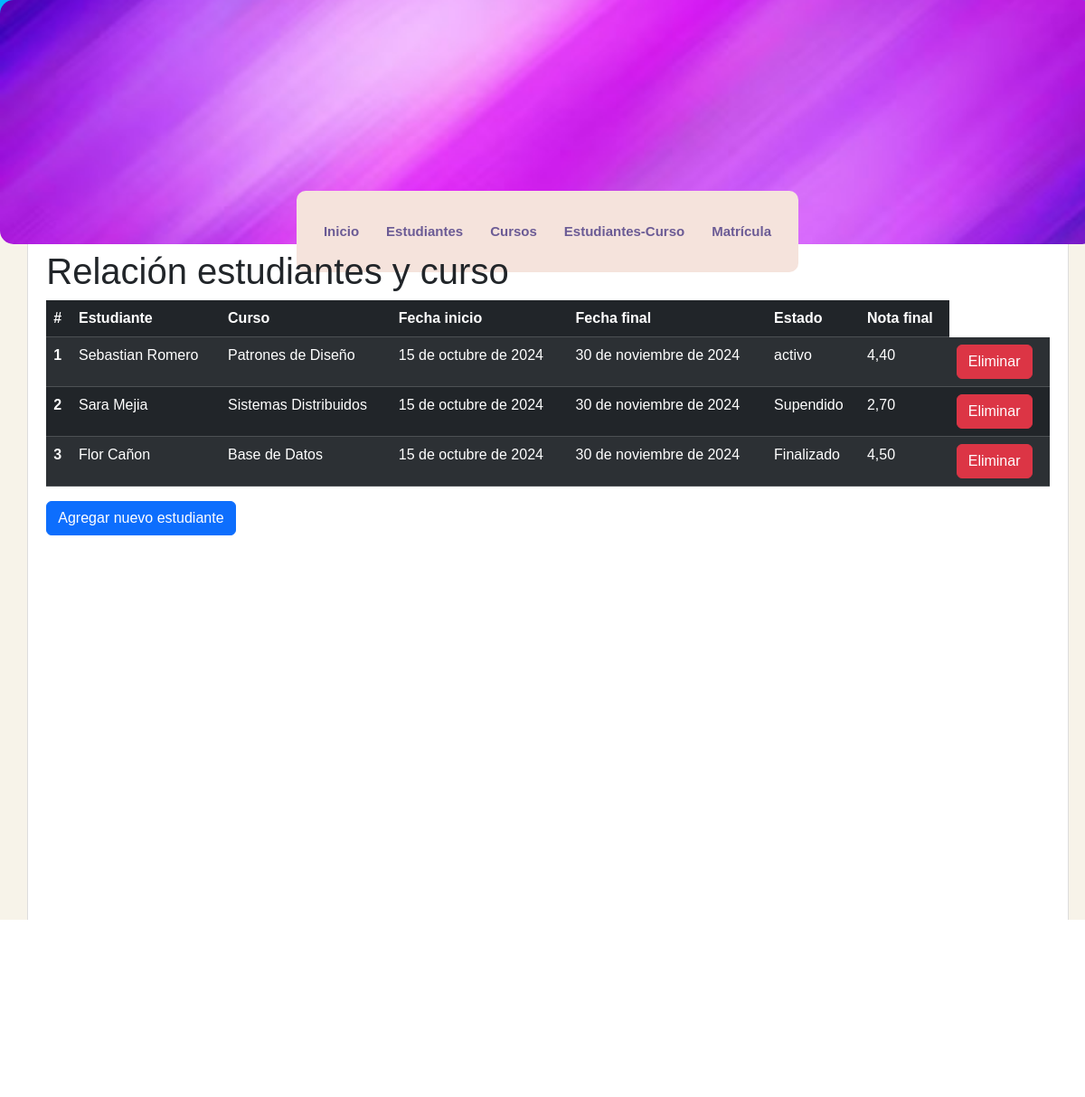
The app's page /estudiantes-curso/ with its own data.
### estudiante_curso/models.py (models this page shows, shortened)
class EstudianteCurso(models.Model):
    estudiante = models.ForeignKey(Persona, on_delete=models.CASCADE, related_name='cursos')
    curso = models.ForeignKey(curso, on_delete=models.CASCADE)
    fechaInicio = models.DateField()
    fechaFinal = models.DateField()
    estado = models.CharField(max_length=100)
    notaFinal = models.DecimalField(max_digits=3, decimal_places=2)
    class Meta:
        db_table = 'Estudiantes_Cursos'

### persona/models.py (models this page shows, shortened)
class Persona(models.Model):
    nombre = models.CharField(max_length=100)
    apellidos = models.CharField(max_length=100)
    dni = models.CharField(max_length=10, unique=True)  # dni unico
    telefono = models.CharField(max_length=10)
    email = models.EmailField()
    fecha_nacimiento = models.DateField()
    rol = models.CharField(max_length=20)
    created_at = models.DateTimeField(auto_now_add=True)
    class Meta:
        db_table = 'persona'

### estudiante_curso/views.py (the view)
# urls.py: path('estudiantes-curso/', Estudiante_Curso, name='lista-estudiantes-cursos'),
def Estudiante_Curso(request):
    estudianteCurso = EstudianteCurso.objects.all()  # Obtener todos los objetos EstudianteCurso
    return render(request, 'lista_est_cur.html', {
        'title': 'Relación estudiantes y curso',
        'estudiantes_cursos': estudianteCurso,
    })

### estudiante_curso/templates/lista_est_cur.html
{% extends "index.html" %}
{% block content %}
    <h1>{{ title }}</h1>
    <table class="table table-dark table-striped">
        <thead>
            <tr>
                <th scope="col">#</th>
                <th scope="col">Estudiante</th>
                <th scope="col">Curso</th>
                <th scope="col">Fecha inicio</th>
                <th scope="col">Fecha final</th>
                <th scope="col">Estado</th>
                <th scope="col">Nota final</th>
            </tr>
        </thead>
        <tbody>
            {% for estudiante_curso in estudiantes_cursos %}
            <tr>
                <th scope="row">{{ forloop.counter }}</th>
                <td>{{ estudiante_curso.estudiante.nombre }} {{ estudiante_curso.estudiante.apellidos }}</td>
                <td>{{ estudiante_curso.curso.nombre }}</td>
                <td>{{ estudiante_curso.fechaInicio }}</td>
                <td>{{ estudiante_curso.fechaFinal }}</td>
                <td>{{ estudiante_curso.estado }}</td>
                <td>{{ estudiante_curso.notaFinal }}</td>
                <td>
                    <a href="{% url 'eliminar-estudiante-curso' estudiante_curso.id %}" class="btn btn-danger" onclick="return confirm('¿Estás seguro que deseas eliminar esta relación?');">Eliminar</a>
                </td>
            </tr>
            {% endfor %}
        </tbody>
    </table>
    <a href="{% url 'formulario_estudiante_curso' %}" class="btn btn-primary">Agregar nuevo estudiante</a>
{% endblock %}

### mainApp/templates/index.html (shortened to what this page needs)
{% load static %}
<!DOCTYPE html>
<html lang="en">
<head>
    <link rel="stylesheet" href="{% static 'css/styles.css' %}">
    <link href="https://cdn.jsdelivr.net/npm/bootstrap@5.3.3/dist/css/bootstrap.min.css" rel="stylesheet">
</head>
<body>
    <header>
        <div class="header-image" style="text-align: center; margin-bottom: 50px;">
            <img  src="{%static '/imagenes/Cabecera.jpg'%}" alt="Cabecera" style="width: 100%; height: 270px; object-fit: cover; object-position: center;">        </div>
    </header>
    <nav class="nav pastel-nav" style="justify-content: center;">
        <ul class="nav justify-content-center">
            <li class="nav-item">
                <a class="nav-link pastel-link" href="{% url 'inicio' %}">Inicio</a>
            </li>
            <li class="nav-item">
                <a class="nav-link pastel-link" href="{% url 'lista-estudiantes' %}">Estudiantes</a>
            </li>
            <li class="nav-item">
                <a class="nav-link pastel-link" href="{% url 'lista-cursos' %}">Cursos</a>
            </li>
            <li class="nav-item">
                <a class="nav-link pastel-link" href="{% url 'lista-estudiantes-cursos' %}">Estudiantes-Curso</a>
            </li>
            <li class="nav-item">
                <a class="nav-link pastel-link" href="{% url 'lista-matriculas' %}">Matrícula</a>
            </li>
        </ul>
    </nav>
    <div id="content">
        <div class="box">
            {% block content %}{% endblock %}
        </div>
    </div>
</body>
</html>

### mainApp/static/css/styles.css (style rules this page uses)
* { margin: 0px; padding: 0px; font-family: Arial, Helvetica, sans-serif; text-decoration: none; }
body { background-color: #f2f2f2; }
header { width: 1212px; height: 140px; background-color: rgb(0, 183, 255); margin: 0 auto; }
nav { width: 1211px; height: 40px; margin: 0 auto; background-color: rgb(69, 69, 69); border: 1px solid #090249; font-size: 15px; }
nav ul { list-style: none; text-decoration: none; }
nav ul li { line-height: 40px; float: left; }
nav ul li a { display: block; padding-left: 10px; padding-right: 10px; color: white; text-decoration: none; }
#content { width: 1212px; min-height: 930px; margin: 0 auto; margin-bottom: 30px; margin-top: 40px; }
.box { background: white; width: 95%; min-height: 930px; padding: 20px; border: 1px solid #ddd; margin: 0 auto; border-radius: 2px; }

### mainApp/templates/index.html (style rules this page uses)
body { background-color: #F7F3E9; font-family: 'Arial', sans-serif; }
.header-image img { border-radius: 15px; }
.nav { margin-top: 35px; }
.pastel-nav ul { background-color: #F5E3DC; padding: 15px; border-radius: 10px; }
.nav-link { text-decoration: none; font-weight: bold; color: #6B5B95; padding: 10px 15px; transition: background-color 0.3s, color 0.3s; }

### records on screen
EstudianteCurso: estudiante.nombre "Sebastian", estudiante.apellidos "Romero", curso.nombre "Patrones de Diseño", fechaInicio "15 de octubre de 2024", fechaFinal "30 de noviembre de 2024", estado "activo", notaFinal "4,40"
EstudianteCurso: estudiante.nombre "Sara", estudiante.apellidos "Mejia", curso.nombre "Sistemas Distribuidos", fechaInicio "15 de octubre de 2024", fechaFinal "30 de noviembre de 2024", estado "Supendido", notaFinal "2,70"
EstudianteCurso: estudiante.nombre "Flor", estudiante.apellidos "Cañon", curso.nombre "Base de Datos", fechaInicio "15 de octubre de 2024", fechaFinal "30 de noviembre de 2024", estado "Finalizado", notaFinal "4,50"

### other values on screen
{{ title }} "Relación estudiantes y curso"
